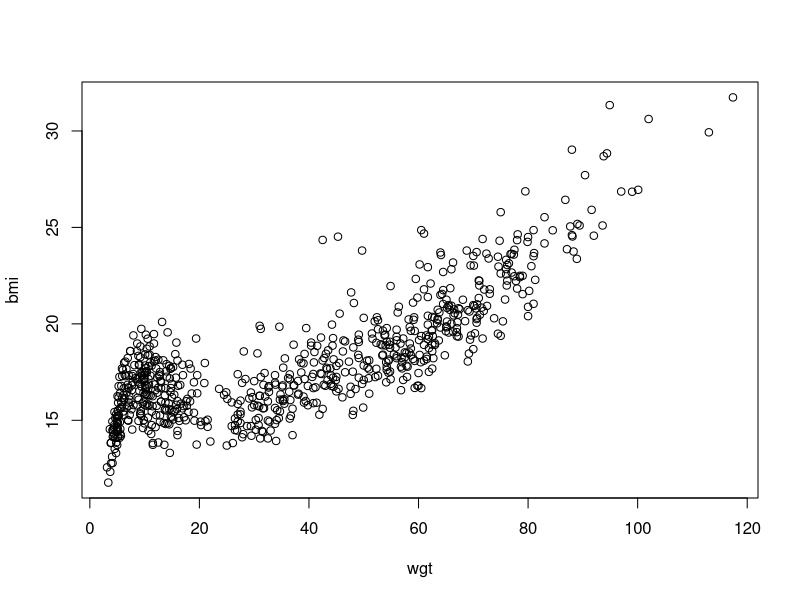
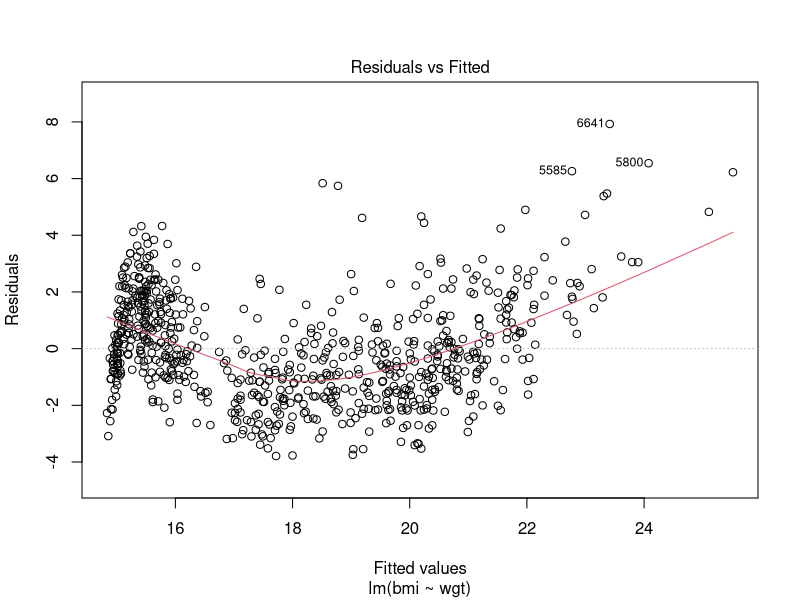
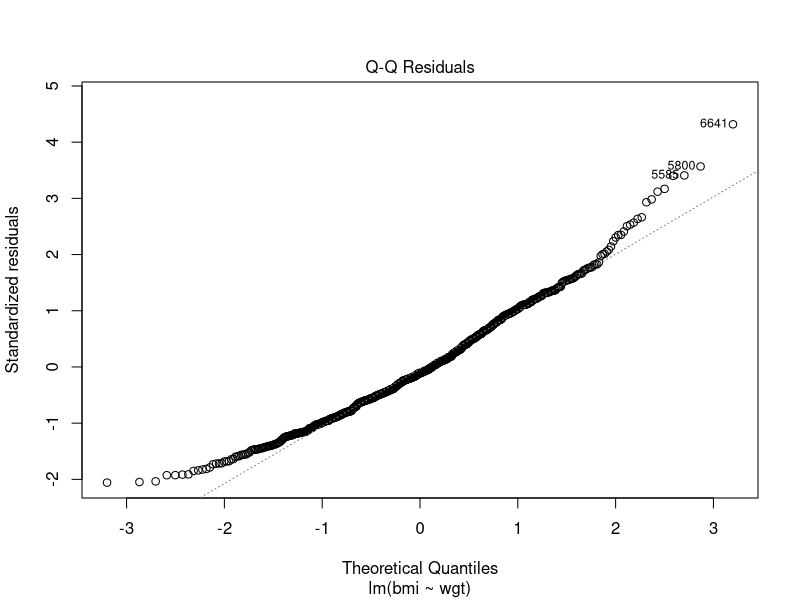
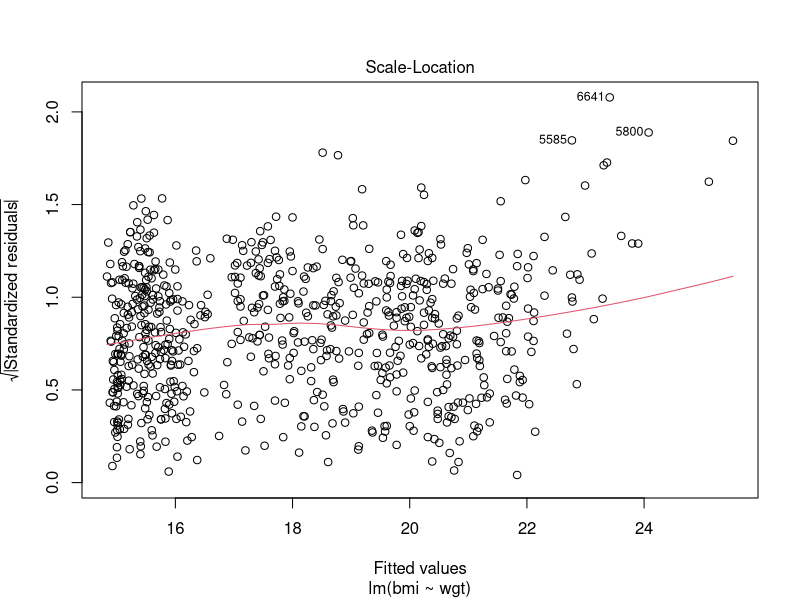
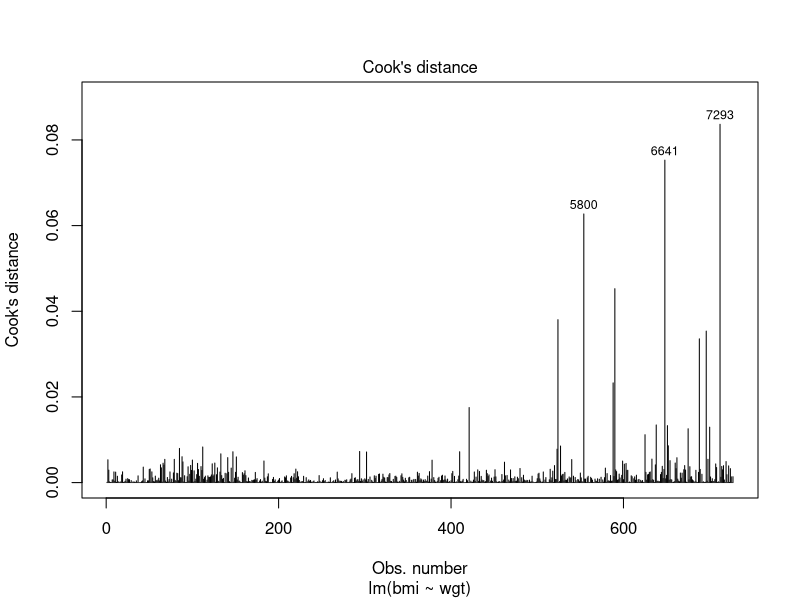
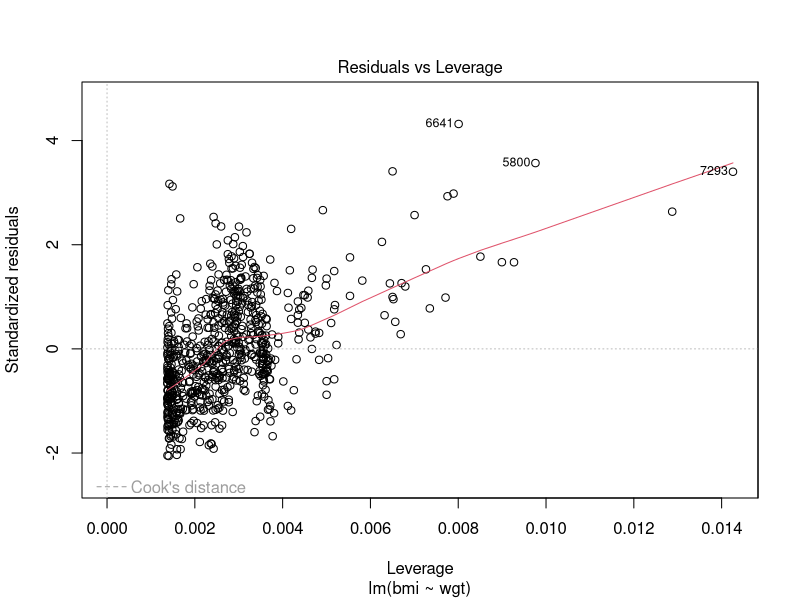
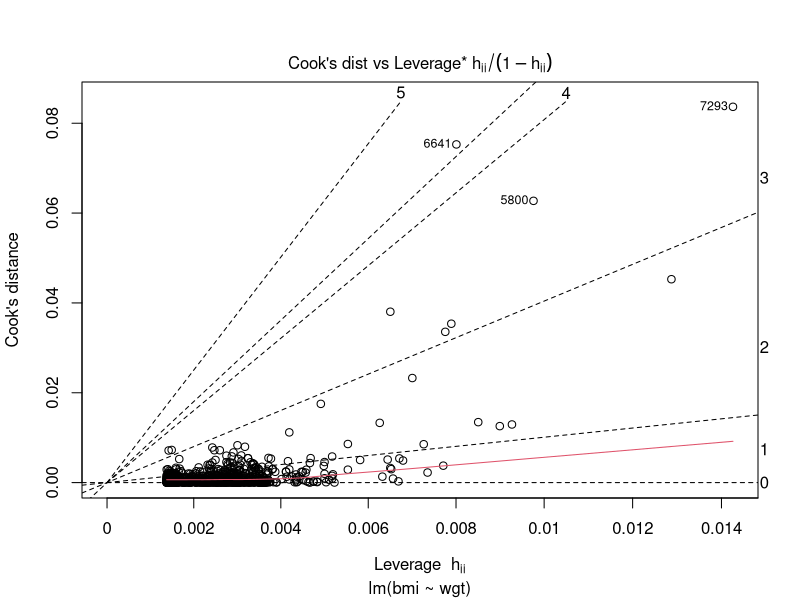

Recreate these plots in R, in order.
## ---- chunk 1
library(stats)
## ---- chunk 2
require(stats)
## ---- chunk 3
require(mice)
## ---- chunk 4
lm(bmi ~ wgt, data = boys)
## ---- chunk 5
lm(bmi ~ I(wgt / (hgt / 100)^2), data = boys)
## ---- chunk 6
fit <- lm(bmi ~ I(wgt / (hgt / 100)^2), data = boys)
## ---- chunk 7
ls(fit)
## ---- chunk 8
attributes(fit)
## ---- chunk 9
class(fit)
## ---- chunk 10
plot(bmi ~ wgt, data = boys)
## ---- chunk 11
plot(lm(bmi ~ wgt, data = boys), which = 1)
## ---- chunk 12
plot(lm(bmi ~ wgt, data = boys), which = 2)
## ---- chunk 13
plot(lm(bmi ~ wgt, data = boys), which = 3)
## ---- chunk 14
plot(lm(bmi ~ wgt, data = boys), which = 4)
## ---- chunk 15
plot(lm(bmi ~ wgt, data = boys), which = 5)
## ---- chunk 16
plot(lm(bmi ~ wgt, data = boys), which = 6)
## ---- chunk 17
# This is to demonstrate that at about eighty characters you would move off of the page

# Also, if you have a very wide function
fit <- lm(age ~ bmi + hgt + wgt + hc + gen + phb + tv + reg + bmi * hgt + wgt * hgt + wgt * hgt * bmi, data = boys)

# it would be nice to pose it as
fit <- lm(age ~ bmi + hgt + wgt + hc + gen + phb + tv + reg + bmi * hgt 
          + bmi * wgt + wgt * hgt + wgt * hgt * bmi, data = boys)
#or
fit <- lm(age ~ bmi + hgt + wgt + hc + gen + phb + tv + reg 
          + bmi * hgt 
          + bmi * wgt
          + wgt * hgt 
          + wgt * hgt * bmi, 
          data = boys)
